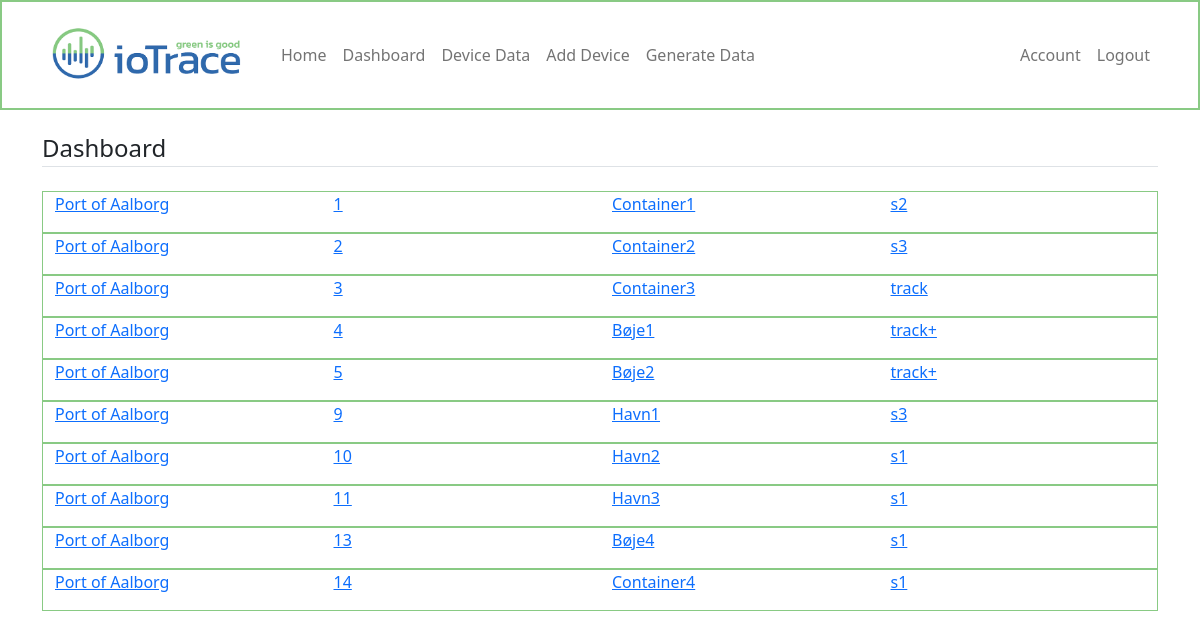
The page /dashboard (signed in) on the database its author committed.
### iotrace/models.py (models this page shows, shortened)
class Device(db.Model):
    id = db.Column(db.Integer, primary_key=True)
    devicename = db.Column(db.String(100), nullable=False)
    devicetype = db.Column(db.String(100), nullable=False)
    user_id = db.Column(db.Integer, db.ForeignKey('user.id'), nullable=False)
    datadumps = db.relationship('Dummydata', cascade='all, delete-orphan', backref='devicedata', lazy=True)
    def __repr__(self):
        return f"{self.id}"

class User(db.Model, UserMixin):
    id = db.Column(db.Integer, primary_key=True)
    username = db.Column(db.String(20), unique=True, nullable=False)
    email = db.Column(db.String(120), unique=True, nullable=False)
    image_file = db.Column(db.String(20), nullable=False, default='default.jpg')
    password = db.Column(db.String(60), nullable=False)
    devices = db.relationship('Device', backref='owner', lazy=True)

### iotrace/devices/routes.py (the view)
@devices.route('/dashboard')
@login_required
def dashboard():
    devices = Device.query.filter_by(user_id=current_user.id)
    data = Dummydata.query.filter_by()
    test = current_user.devices
    return render_template('dashboard.html', title='Dashboard', devices=devices, data=data, test=test)

### iotrace/models.py (called while the page is built)
@login_manager.user_loader
def load_user(user_id):
    return User.query.get(int(user_id))

### iotrace/templates/dashboard.html
{% extends "layout.html" %}
{% set active_page = "dashboard" %}
{% block content %}
<legend class="border-bottom mb-4">Dashboard</legend>
<div class="container">
    {% for device in devices %}
    <a href="{{ url_for('devices.device', device_id=device.id) }}">
    <div class="row" style="border:1px solid #89ca84;">
        <div class="col">
            <p>{{device.owner.username}}</p>
        </div>
        <div class="col">
            <p>{{device.id}}</p>
        </div>
        <div class="col">
            <p>{{device.devicename}}</p>
        </div>
        <div class="col">
            <p>{{device.devicetype}}</p>
        </div>
    </div>
    </a>
    {% endfor %}
</div>
{% endblock content %}

### iotrace/static/css/navbar.css (style rules this page uses)
body { padding-bottom: 20px; }

### rows shown on the page
Device: owner.username "Port of Aalborg", id "1", devicename "Container1", devicetype "s2"
Device: owner.username "Port of Aalborg", id "2", devicename "Container2", devicetype "s3"
Device: owner.username "Port of Aalborg", id "3", devicename "Container3", devicetype "track"
Device: owner.username "Port of Aalborg", id "4", devicename "Bøje1", devicetype "track+"
Device: owner.username "Port of Aalborg", id "5", devicename "Bøje2", devicetype "track+"
Device: owner.username "Port of Aalborg", id "9", devicename "Havn1", devicetype "s3"
Device: owner.username "Port of Aalborg", id "10", devicename "Havn2", devicetype "s1"
Device: owner.username "Port of Aalborg", id "11", devicename "Havn3", devicetype "s1"
Device: owner.username "Port of Aalborg", id "13", devicename "Bøje4", devicetype "s1"
Device: owner.username "Port of Aalborg", id "14", devicename "Container4", devicetype "s1"
